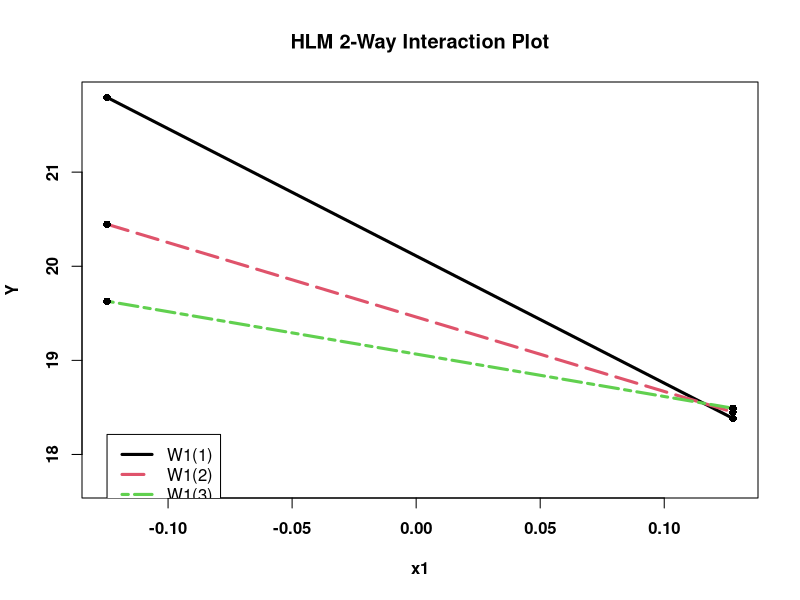

Reproduce this figure in R.
xx <- c(-0.1246,0.1277)   #  <-- change to alter plot dims
yy <- c(17.7012,21.7942)   #  <-- change to alter plot dims
leg <- c(-0.1246,18.2128)   #  <-- change to alter legend location
x <- c(-0.1246,0.1277)   #  <-- x-coords for lines
y1 <- c(21.7942,18.3834)
y2 <- c(20.4462,18.4505)
y3 <- c(19.6286,18.4912)
plot(xx,yy,type='n',font=2,font.lab=2,xlab='x1',ylab='Y',main='HLM 2-Way Interaction Plot')
lines(x,y1,lwd=3,lty=1,col=1)
lines(x,y2,lwd=3,lty=5,col=2)
lines(x,y3,lwd=3,lty=6,col=3)
points(x,y1,col=1,pch=16)
points(x,y2,col=1,pch=16)
points(x,y3,col=1,pch=16)
legend(leg[1],leg[2],legend=c('W1(1)','W1(2)','W1(3)'),lwd=c(3,3,3),lty=c(1,5,6),col=c(1,2,3))
